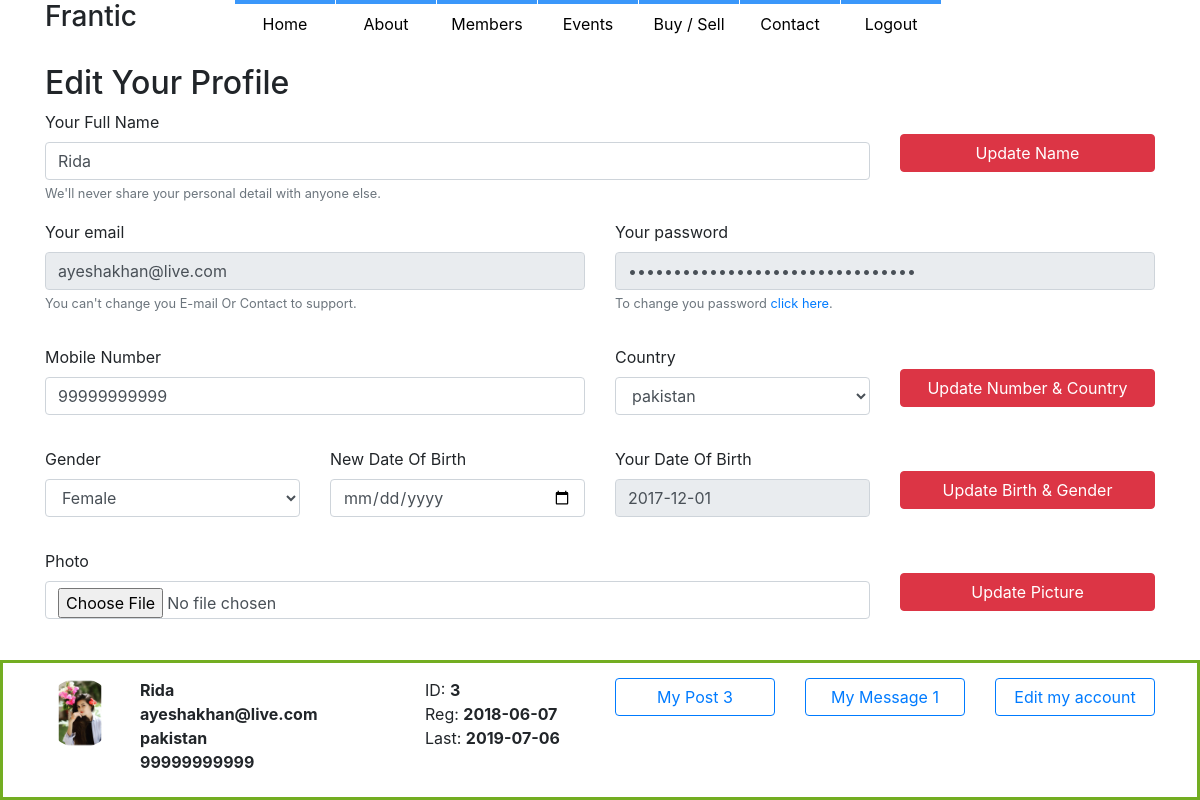
Page /edit_profile.php (signed in) on the committed database.
### tables this page shows
CREATE TABLE `users` (
  `user_id` int(11) NOT NULL,
  `user_name` varchar(50) NOT NULL,
  `user_pass` varchar(50) NOT NULL,
  `user_email` varchar(50) NOT NULL,
  `user_country` varchar(50) NOT NULL,
  `user_gender` varchar(10) NOT NULL,
  `user_des` text NOT NULL,
  `user_birth` date NOT NULL,
  `user_mobile` text NOT NULL,
  `user_image` text NOT NULL,
  `cover` text NOT NULL,
  `registor_date` date NOT NULL,
  `last_login` date NOT NULL,
  `status` text NOT NULL,
  `ver_code` int(100) NOT NULL,
  `posts` text NOT NULL
);

### edit_profile.php (the view, shortened to what this page needs)
<?php
include("functions/functions.php");
if(!isset($_SESSION['user_email'])){
	header("location: index.php");
}
else {
include("template/header.php");
include("template/footer.php");
?>
<div class="container padding">
                <h2>Edit Your Profile</h2>
    <form action="" method="post">
        <div class="row">
            <div class="col-lg-9">
                <div class="form-group">
                    <label>Your Full Name</label>
                    <input type="text" class="form-control" name="u_name" required="required" value="<?php echo $username;?>" />
					<small class="form-text text-muted">We'll never share your personal detail with anyone else.</small>
                </div>
            </div>
            <div class="col-lg-3">
				<div class="form-group"><br>
                    <input type="submit" name="updatename" value="Update Name" class="btn btn-danger btn-block" />
                </div>
            </div>
            <div class="col-lg-6">
                <div class="form-group">
                    <label>Your email</label>
                    <input type="email" class="form-control" disabled name="u_email" value="<?php echo $user_email;?>" />
					<small class="form-text text-muted">You can't change you E-mail Or Contact  to support.</small>
                </div>
            </div>
            <div class="col-lg-6">
                <div class="form-group">
                    <label>Your password</label>
                    <input type="password" class="form-control" name="u_pass" disabled name="u_email" value="<?php echo $user_pass;?>" />
					<small class="form-text text-muted">To change you password <a href="<?php echo"Changeyourpassword.php?u_id=$user_id";?>">click here</a>.</small>
                </div>
            </div>
        </div>
    </form>
<form action="" method="post" >
<div class="row">
    <div class="col-lg-6">
		<div class="form-group">
			<label>Mobile Number</label>
			<input type="number" class="form-control" name="u_mobile" value="<?php echo $mobile;?>" />
		</div>
	</div>
    <div class="col-lg-3">
		<div class="form-group">
			<label>Country</label>
			<select name="u_country" class="form-control">
				<option><?php echo $user_country;?></option>
			</select>
		</div>
	</div>
    <div class="col-lg-3">
		<div class="form-group"><br>
			<input type="submit" name="numbercontry" value="Update Number & Country" class="btn btn-danger btn-block" />
		</div>
	</div>
</div>
</form>
<form action="" method="post" >
<div class="row">
    <div class="col-lg-3">
        <div class="form-group">
            <label>Gender</label>
            <select name="u_gender" class="form-control">
                <option><?php echo $user_gender;?></option>
            </select>
        </div>
    </div>
    <div class="col-lg-3">
		<div class="form-group">
			<label>New Date Of Birth</label>
			<input type="date" class="form-control" name="u_birth" required />
		</div>
    </div>
    <div class="col-lg-3">
		<div class="form-group">
			<label>Your Date Of Birth</label>
			<input type="text" class="form-control" disabled name="u_email" value="<?php echo $user_birth;?>" />
		</div>
    </div>
    <div class="col-lg-3"><br>
		<input type="submit" name="birthgender" value="Update Birth & Gender" class="btn btn-danger btn-block" />
    </div>
</div>
</form>
<form action="" method="post" enctype="multipart/form-data">
<div class="row">
    <div class="col-lg-9">
        <div class="form-group">
            <label>Photo</label>
            <input type="file" class="form-control" name="u_image" required />
        </div>
    </div>
    <div class="col-lg-3">
        <div class="form-group"><br>
            <input type="submit" name="photo" value="Update Picture" class="btn btn-danger btn-block" />
        </div>
    </div>
</div>
</form>
</div>
<?php
}
?>

### template/footer.php (shortened to what this page needs)
  <div class="fixed d-none d-lg-block">
      <div class="container">
          <div class="row paddingtop">
	<?php
$user = $_SESSION['user_email'];
$get_user = "select *from users where user_email='$user'";
$run_user = mysqli_query($con,$get_user);
$row = mysqli_fetch_array($run_user);
$user_id = $row['user_id'];
$username = $row['user_name'];
$user_image = $row['user_image'];
$user_pass = $row['user_pass'];
$user_birth = $row['user_birth'];
$user_email = $row['user_email'];
$user_gender = $row['user_gender'];
$user_country = $row['user_country'];
$mobile = $row['user_mobile'];
$registor_date = $row['registor_date'];
$last_login = $row['last_login'];
$get_posts = "select * from posts where user_id='$user_id'";
$run_posts = mysqli_query($con,$get_posts);
$posts = mysqli_num_rows($run_posts);
$get_msgs = "select * from inbox where user_id='$user_id' || sender_id='$user_id'";
$run_msgs = mysqli_query($con,$get_msgs);
$msgs = mysqli_num_rows($run_msgs);
echo "
              <div class='col-lg-1'>
			<img class='rounded-circle' src='user/user_images/$user_image' width='70' height='70'>
              </div>
              <div class='col-lg-3'>
                  <strong>$username</strong><br>
                  <strong>$user_email	</strong><br>
                  <strong>$user_country</strong><br>
                  <strong>$mobile</strong>
              </div>
              <div class='col-lg-2'>
                  ID: <strong>$user_id	</strong><br>
                  Reg: <strong>$registor_date</strong><br>
                  Last: <strong>$last_login</strong>
              </div>
              <div class='col-lg-2'>
                  <a class='btn btn-outline-primary btn-block' href='my_posts.php?u_id=$user_id'>My Post $posts</a>
              </div>
              <div class='col-lg-2'>
                  <a class='btn btn-outline-primary btn-block' href='inbox.php?user_id=$user_id'>My Message $msgs</a>
              </div>
              <div class='col-lg-2'>
                  <a class='btn btn-outline-primary btn-block' href='edit_profile.php?u_id=$user_id'>Edit my account</a>
              </div>
	";
?>
          </div>
      </div>
  </div>

### css/style.css (style rules this page uses)
.fixed { position: fixed; bottom: 0; border: 3px solid #73AD21; width: 100%; background-color:#fff; height:140px; z-index: 90; }
.padding { padding-top:20px; padding-bottom:20px; }
.paddingtop { padding-top:15px; }

### rows in the picture
users: user_image (picture), user_name "Rida", user_email "ayeshakhan@live.com", user_country "pakistan", user_mobile "99999999999", user_id "3", registor_date "2018-06-07", last_login "2019-07-06", u_name "Rida", u_email "ayeshakhan@live.com", u_mobile "99999999999", u_country "pakistan", u_gender "Female", u_email "2017-12-01"

### other values in the picture
$posts "3"
$msgs "1"
